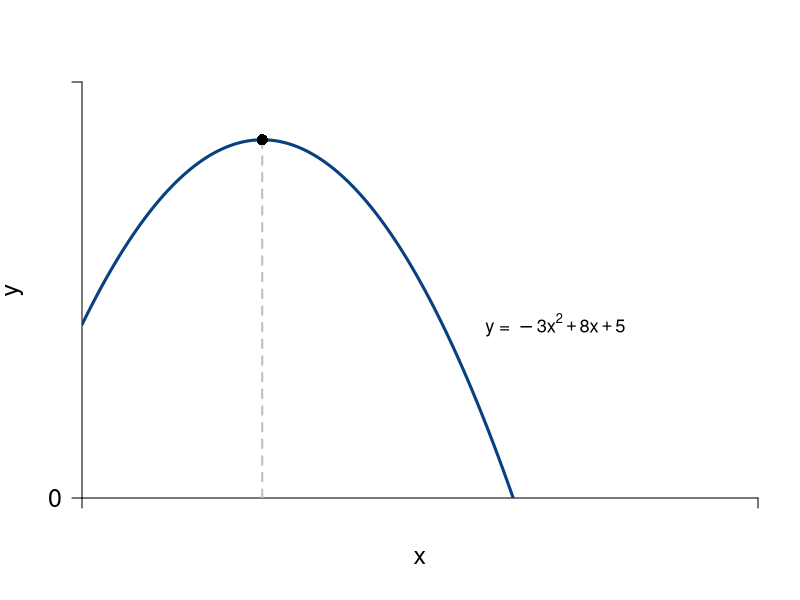

Recreate this plot in R.
#Graph Designer: Scott Cohn
#Authors: Bowles and Halliday
#Title: Coordination, Conflict and Competition: A Text in Microeconomics

library(shape)
pdf(file = "mathappendix/function_and_deriv_1.pdf", width = 8, height = 6)

#Set parameters for graphics
axislabelsize <- 1.5
labelsize <- 1.1
graphlinewidth <- 3
segmentlinewidth <- 2

COL <- c("#7fc97f", "#beaed4", "#fdc086", "#ffff99", "#386cb0", "#f0027f", "#bf5b17", "#666666")
COLA <- c("#e0f3db", "#99d8c9","#66c2a4","#41ae76", "#238b45", "#005824")
COLB <- c("#4eb3d3", "#2b8cbe", "#0868ac","#084081")

xlims <- c(0, 5)
ylims <- c(0, 12)

npts <- 501 
x <- seq(xlims[1], xlims[2], length.out = npts)
y <- seq(ylims[1], ylims[2], length.out = npts) 

plot(0, 0, xlim = xlims, ylim = ylims, type = "n",
     xlab = expression(paste("")),
     ylab = expression(paste("")), 
     xaxt = "n", 
     yaxt = "n", 
     cex.lab = axislabelsize, 
     bty = "n", 
     xaxs="i", 
     yaxs="i"
)

ticksx <- c(xlims[1], xlims[2])
xlabels <- c(NA, NA)
ticksy <- c(ylims[1], ylims[2])
ylabels <- c(0, NA)

axis(1,at = ticksx,  pos = 0, labels = xlabels, cex.axis = axislabelsize)
axis(2,at = ticksy,  pos = 0, labels = ylabels, las = 1, cex.axis = axislabelsize)

npts <- 500 
xx1 <- seq(xlims[1], xlims[2], length.out = npts)
xx2 <-seq(xlims[1], xlims[2] - 4, length.out = npts)
xx3 <- seq(xlims[1], 0, length.out = npts)

#Axis labels
mtext(expression(paste("", x)), side = 1, line = 2.5, cex = axislabelsize)
text(-.5, 0.5*ylims[2], expression(paste("", y)), xpd = TRUE, cex = axislabelsize, srt = 90) 

#equations:
eq <- function(x){
  -3*(x^2) + 8*x + 5
}


# segments
segments(1.333, 0, 1.333, 10.333, lty = 2, col = "gray", lwd = segmentlinewidth)

# lines
lines(xx1, eq(xx1), col = COLB[4], lwd = graphlinewidth)

# points
points(1.333, 10.333, pch = 16, col = "black", cex = 1.5)

# label function
text(3.5, 5, expression("y = " -3*x^2 + 8*x + 5),  xpd = TRUE, cex = labelsize)

dev.off()

